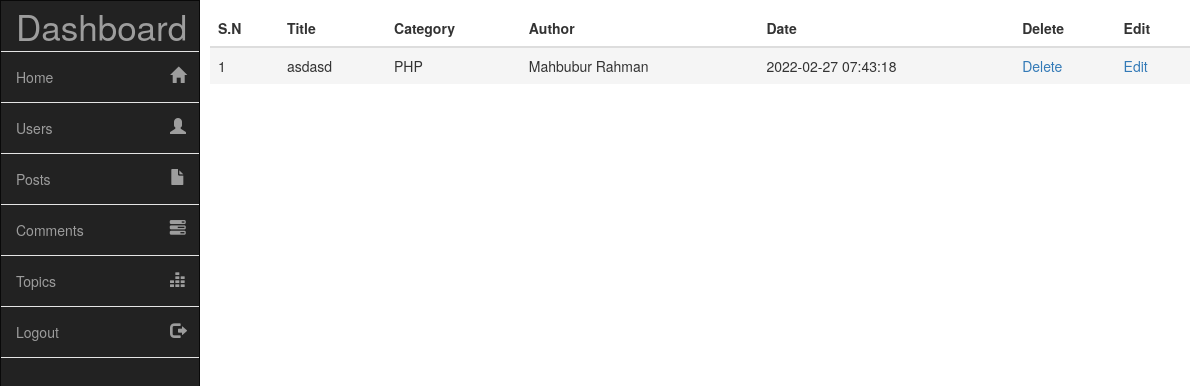
Screenshot of /admin/index.php?page=posts (signed in) with the database file from the repository.
### tables this page shows
CREATE TABLE `posts` (
  `post_id` int(11) NOT NULL,
  `user_id` int(11) NOT NULL,
  `topic_id` int(11) NOT NULL,
  `post_title` text NOT NULL,
  `post_content` text NOT NULL,
  `post_date` timestamp NOT NULL DEFAULT current_timestamp() ON UPDATE current_timestamp(),
  `post_water` text NOT NULL,
  `post_watered` text NOT NULL,
  `post_soil` text NOT NULL,
  `post_sun` text NOT NULL,
  `post_plant` text NOT NULL
);

CREATE TABLE `topics` (
  `topic_id` int(11) NOT NULL,
  `topic_title` varchar(100) NOT NULL
);

CREATE TABLE `users` (
  `user_id` int(11) NOT NULL,
  `user_name` varchar(100) NOT NULL,
  `user_pass` varchar(100) NOT NULL,
  `user_email` varchar(100) NOT NULL,
  `user_country` varchar(100) NOT NULL,
  `user_gender` varchar(100) NOT NULL,
  `user_b_day` date NOT NULL,
  `user_image` text NOT NULL,
  `register_date` date NOT NULL,
  `last_login` date NOT NULL,
  `status` text NOT NULL,
  `verification_code` int(100) NOT NULL,
  `posts` text NOT NULL,
  `user_role` varchar(100) NOT NULL
);

### admin/posts.php (the view)
<div class="table-responsive">
	<table class="table">
		<thead>
			<tr>
				<th>S.N</th>
				<th>Title</th>
				<th>Category</th>
				<th>Author</th>
				<th>Date</th>
				<th>Delete</th>
				<th>Edit</th>
			</tr>
		</thead>
		<tbody>
			<?php
				$sel_posts = "SELECT * from posts order by 1 DESC";
				$run_posts = mysqli_query( $connection, $sel_posts );
				$i = 0;
				while ( $row_post = mysqli_fetch_array( $run_posts ) ) {
					$post_id = $row_post['post_id'];
					$user_id = $row_post['user_id'];
					$topic_id = $row_post['topic_id'];
					$post_title = $row_post['post_title'];
					$post_date = $row_post['post_date'];
					$i++;
					$sel_user = "SELECT * from users where user_id='$user_id'";
					$run_user = mysqli_query( $connection, $sel_user );
					$row_user = mysqli_fetch_array( $run_user );
					$user_name = $row_user['user_name'];
					$topic_query = "SELECT * from topics where topic_id='$topic_id'";
					$run_topic_query = mysqli_query( $connection, $topic_query );
					$row_topic = mysqli_fetch_array( $run_topic_query );
					$cat_name = $row_topic['topic_title'];
					$output  = "<tr class='active'>";
					$output .= "<td>$i</td>";
					$output .= "<td>$post_title</td>";
					$output .= "<td>$cat_name</td>";
					$output .= "<td>$user_name</td>";
					$output .= "<td>$post_date</td>";
					$output .= "<td><a href='delete_post.php?post_id=$post_id'>Delete</a></td>";
					$output .= "<td><a href='edit_post.php?post_id=$post_id'>Edit</a></td>";
					$output .= "</tr>";
					echo $output;
				}
			?>
		</tbody>
	</table>
</div>

### admin/assets/css/main.css (style rules this page uses)
body, html { height: 100%; }

### rows the page displays
posts: post_title "asdasd", topic.topic_title "PHP", user.user_name "Mahbubur Rahman", post_date "2022-02-27 07:43:18"
